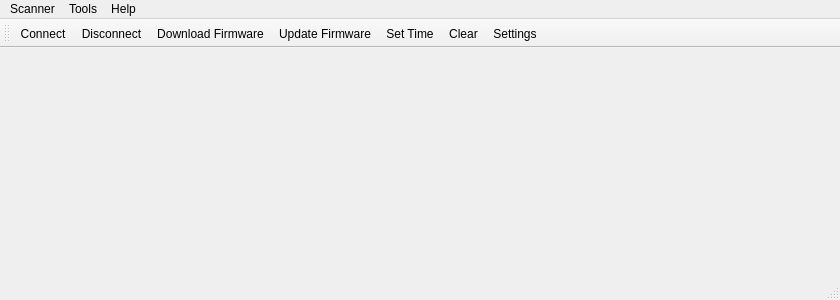
<?xml version="1.0" encoding="UTF-8"?>
<ui version="4.0">
 <class>MainWindow</class>
 <widget class="QMainWindow" name="MainWindow">
  <property name="geometry">
   <rect>
    <x>0</x>
    <y>0</y>
    <width>840</width>
    <height>300</height>
   </rect>
  </property>
  <property name="windowTitle">
   <string>GREFwTool</string>
  </property>
  <widget class="QWidget" name="centralWidget">
   <layout class="QVBoxLayout" name="verticalLayout"/>
  </widget>
  <widget class="QMenuBar" name="menuBar">
   <property name="geometry">
    <rect>
     <x>0</x>
     <y>0</y>
     <width>840</width>
     <height>26</height>
    </rect>
   </property>
   <widget class="QMenu" name="menuScanner">
    <property name="title">
     <string>Scanner</string>
    </property>
    <addaction name="actionConnect"/>
    <addaction name="actionDisconnect"/>
    <addaction name="separator"/>
    <addaction name="actionQuit"/>
   </widget>
   <widget class="QMenu" name="menuTools">
    <property name="title">
     <string>Tools</string>
    </property>
    <addaction name="actionSettings"/>
    <addaction name="actionClear"/>
    <addaction name="actionDownloadFirmware"/>
    <addaction name="actionUpdateFirmware"/>
    <addaction name="actionSetTime"/>
    <addaction name="actionClearPassword"/>
   </widget>
   <widget class="QMenu" name="menuHelp">
    <property name="title">
     <string>Help</string>
    </property>
    <addaction name="actionAbout"/>
    <addaction name="actionAboutQt"/>
   </widget>
   <addaction name="menuScanner"/>
   <addaction name="menuTools"/>
   <addaction name="menuHelp"/>
  </widget>
  <widget class="QToolBar" name="mainToolBar">
   <attribute name="toolBarArea">
    <enum>TopToolBarArea</enum>
   </attribute>
   <attribute name="toolBarBreak">
    <bool>false</bool>
   </attribute>
   <addaction name="actionConnect"/>
   <addaction name="actionDisconnect"/>
   <addaction name="actionDownloadFirmware"/>
   <addaction name="actionUpdateFirmware"/>
   <addaction name="actionSetTime"/>
   <addaction name="actionClear"/>
   <addaction name="actionSettings"/>
  </widget>
  <widget class="QStatusBar" name="statusBar"/>
  <action name="actionAbout">
   <property name="text">
    <string>&amp;About</string>
   </property>
   <property name="toolTip">
    <string>About program</string>
   </property>
   <property name="shortcut">
    <string>Alt+A</string>
   </property>
  </action>
  <action name="actionAboutQt">
   <property name="text">
    <string>About Qt</string>
   </property>
  </action>
  <action name="actionConnect">
   <property name="icon">
    <iconset resource="../GREFwTool.qrc">
     <normaloff>:/image/connect.png</normaloff>:/image/connect.png</iconset>
   </property>
   <property name="text">
    <string>C&amp;onnect</string>
   </property>
   <property name="toolTip">
    <string>Connect to scanner</string>
   </property>
   <property name="shortcut">
    <string>Ctrl+O</string>
   </property>
  </action>
  <action name="actionDisconnect">
   <property name="icon">
    <iconset resource="../GREFwTool.qrc">
     <normaloff>:/image/disconnect.png</normaloff>:/image/disconnect.png</iconset>
   </property>
   <property name="text">
    <string>&amp;Disconnect</string>
   </property>
   <property name="toolTip">
    <string>Disconnect from scanner</string>
   </property>
   <property name="shortcut">
    <string>Ctrl+D</string>
   </property>
  </action>
  <action name="actionSettings">
   <property name="icon">
    <iconset resource="../GREFwTool.qrc">
     <normaloff>:/image/settings.png</normaloff>:/image/settings.png</iconset>
   </property>
   <property name="text">
    <string>&amp;Settings</string>
   </property>
   <property name="toolTip">
    <string>Configure application</string>
   </property>
   <property name="shortcut">
    <string>Alt+S</string>
   </property>
  </action>
  <action name="actionClear">
   <property name="icon">
    <iconset resource="../GREFwTool.qrc">
     <normaloff>:/image/clear.png</normaloff>:/image/clear.png</iconset>
   </property>
   <property name="text">
    <string>C&amp;lear</string>
   </property>
   <property name="toolTip">
    <string>Clear screen</string>
   </property>
   <property name="shortcut">
    <string>Alt+L</string>
   </property>
  </action>
  <action name="actionQuit">
   <property name="icon">
    <iconset resource="../GREFwTool.qrc">
     <normaloff>:/image/application-exit.png</normaloff>:/image/application-exit.png</iconset>
   </property>
   <property name="text">
    <string>&amp;Quit</string>
   </property>
   <property name="shortcut">
    <string>Ctrl+Q</string>
   </property>
  </action>
  <action name="actionSetTime">
   <property name="icon">
    <iconset resource="../GREFwTool.qrc">
     <normaloff>:/image/clock.png</normaloff>:/image/clock.png</iconset>
   </property>
   <property name="text">
    <string>Set &amp;Time</string>
   </property>
   <property name="toolTip">
    <string>Set scanner to computer time</string>
   </property>
   <property name="shortcut">
    <string>Alt+T</string>
   </property>
  </action>
  <action name="actionClearPassword">
   <property name="text">
    <string>Clear &amp;Password</string>
   </property>
   <property name="toolTip">
    <string>Clear Scanner Password</string>
   </property>
   <property name="shortcut">
    <string>Alt+P</string>
   </property>
  </action>
  <action name="actionUpdateFirmware">
   <property name="icon">
    <iconset resource="../GREFwTool.qrc">
     <normaloff>:/image/update.png</normaloff>:/image/update.png</iconset>
   </property>
   <property name="text">
    <string>Update &amp;Firmware</string>
   </property>
   <property name="toolTip">
    <string>Update Firmware in Scanner</string>
   </property>
   <property name="shortcut">
    <string>Alt+F</string>
   </property>
  </action>
  <action name="actionDownloadFirmware">
   <property name="icon">
    <iconset resource="../GREFwTool.qrc">
     <normaloff>:/image/download.png</normaloff>:/image/download.png</iconset>
   </property>
   <property name="text">
    <string>&amp;Download Firmware</string>
   </property>
   <property name="toolTip">
    <string>Download Firmware from Website</string>
   </property>
   <property name="shortcut">
    <string>Alt+D</string>
   </property>
  </action>
 </widget>
 <layoutdefault spacing="6" margin="11"/>
 <resources>
  <include location="../GREFwTool.qrc"/>
 </resources>
 <connections/>
</ui>
